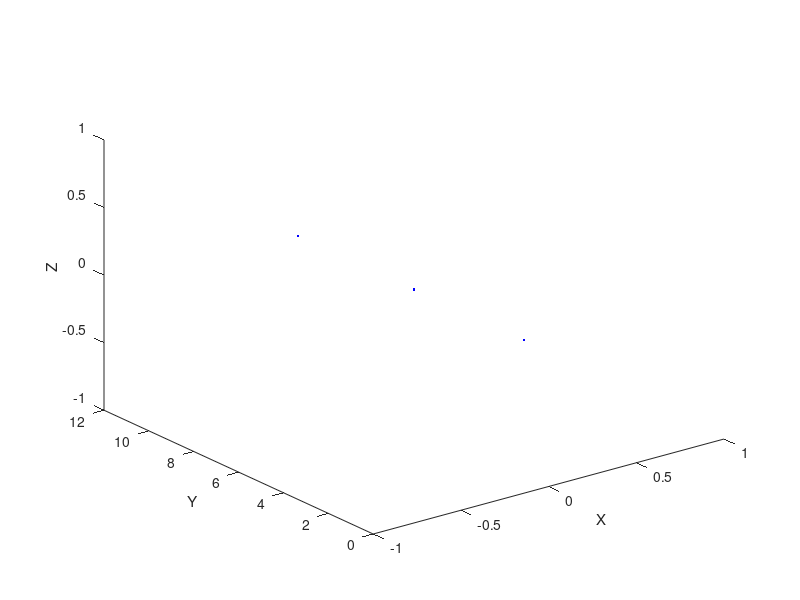

Here is the MATLAB script that generated this plot:
 x=0;
 y=0;
 z=0;
 ang=-45;
 A=[x;y;z;1]
 B=[cos(ang),-sin(ang),0,4;sin(ang),cos(ang),0,6;0,0,1,10.5;0,0,0,1]
 C=[cos(50),0,sin(50),0;0,1,0,0;-sin(50),0,cos(50),0;0,0,0,1]
 S=B * A
 Res=C*S
 Res(4,:)=[]
 Res1=[Res(1,:)]
 Res2=[Res(2,:)]
 Res3=[Res(3,:)]
 
 plot3([x,y,z],[Res1,Res2,Res3] ,".b")
# plot3(Res(3,:),".r","LineWidth",50)
xlabel("X")
ylabel("Y")
zlabel("Z")
